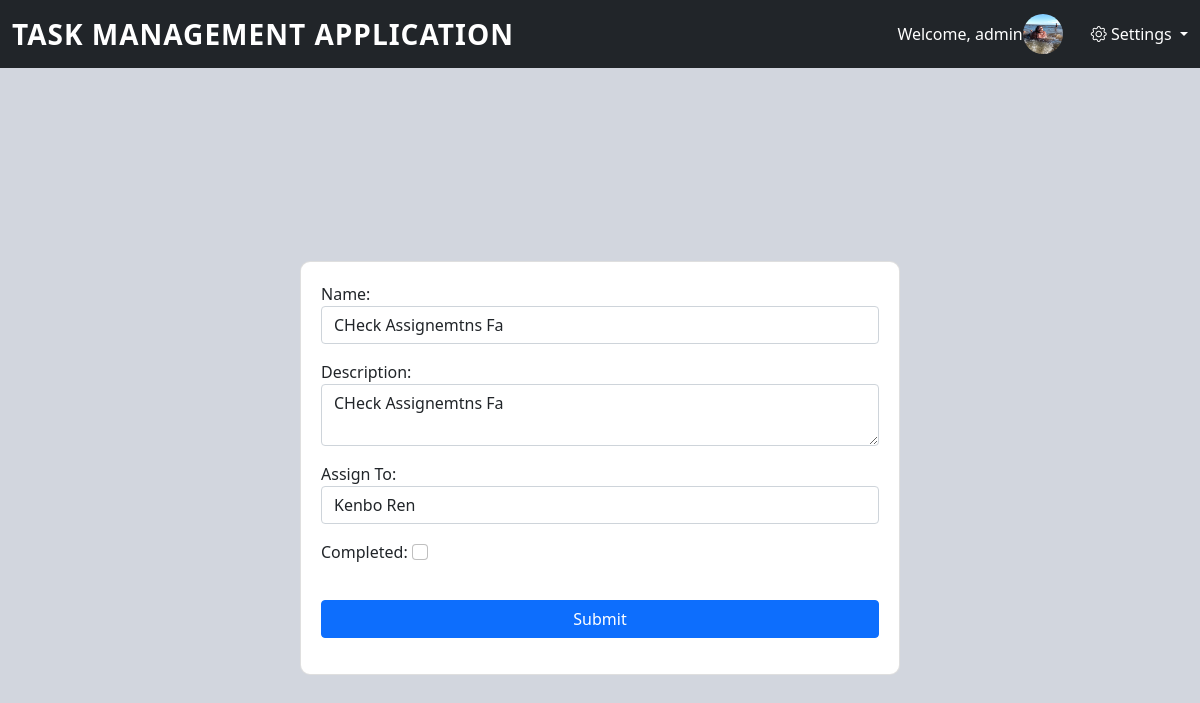
Screenshot of /tasks/update/check-assignemtns-faf4ca0d3a-d3a2-4f0a-b995-ace1c0189fa1/ (signed in) with the database file from the repository.
### accounts/models.py (models this page shows, shortened)
class User(AbstractUser):
    class Meta:
        ordering = ['-updated_at']
    STATUS_CHOICES = [
            ('Pending', 'Pending'),
            ('Approved', 'Approved'),
            ('Rejected', 'Rejected'),
        ]
    email = models.EmailField("user email", blank=True, null=True)
    role = models.ForeignKey("Role", on_delete=models.CASCADE, blank=True, null=True)
    status = models.CharField(max_length=20, choices=STATUS_CHOICES, default='Approved')
    image = models.ImageField(upload_to='accounts/user/', null=True, blank=True)
    slug = models.SlugField("Safe Url", unique=True, blank=True, null=True, max_length=200)
    created_at = models.DateTimeField(auto_now_add=True, null=True, blank=True)
    updated_at = models.DateTimeField(auto_now=True, null=True, blank=True)
    def __str__(self):
        if not (self.first_name and self.last_name):
            return f"{self.username}"
        return f"{self.first_name} {self.last_name}"

### tasks/models.py (models this page shows, shortened)
class Task(models.Model):
    class Meta:
        ordering = ['-updated_at']
    name = models.CharField(max_length=100)
    description = models.CharField(max_length=200)
    assigned_to = models.ForeignKey(User,on_delete=models.CASCADE)
    created_at = models.DateTimeField(auto_now_add=True)
    completed = models.BooleanField(default=False)
    updated_at = models.DateTimeField(auto_now=True)
    slug = models.SlugField("Safe Url", unique=True, blank=True, null=True, max_length=200)

### tasks/views.py (the view, shortened to what this page needs)
# urls.py: path('update/<str:slug>/', update_task.as_view(), name='update'),
class update_task(LoginRequiredMixin, View):
    def get(self, request, slug):
        task = get_object_or_404(Task, slug=slug)
        form = TaskCreationForm(instance=task)
        return render(request, 'update_task.html', {'form':form})

### tasks/forms.py
class TaskCreationForm(forms.ModelForm):
    COMPLETION_CHOICES = [
        (True, 'Completed'),
        (False, 'Not Completed'),
    ]
    class Meta:
        model = Task
        fields = ['name','description','assigned_to', 'completed']
        widgets = {
            'name': forms.TextInput(attrs={'class': 'form-control', 'placeholder':'Enter Task Name','required':'required'}),
            'description': forms.Textarea(attrs={'class': 'form-control','placeholder':'Enter Description','required':'required','rows':'2'}),
            'assigned_to': forms.Select(attrs={'class': 'form-control','placeholder':'Assign a User','required':'required'}),
            'completed': forms.CheckboxInput(attrs={'class': 'form-check-input'})
        }
    def __init__(self, *args, **kwargs):
        super().__init__(*args, **kwargs)
        self.fields['assigned_to'].label = "Assign To"
        te_role = Role.objects.filter(name = 'Task Executor')
        queryset = User.objects.filter(role__in=te_role)
        self.fields['assigned_to'].queryset = queryset

### templates/update_task.html (shortened to what this page needs)
{% extends 'home.html' %}
{% block content %}
<div style="background-color: #d2d6de; min-height: 100vh; display: flex; justify-content: center; align-items: center;">
    <div class="card" style="width: 50%; padding: 20px; border-radius: 10px;">
        <form method="POST">
            <div class="form-group">
                {{ form.as_p }}
            </div>
            <button type="submit" class="btn btn-primary" style="width: 100%; margin-top: 20px;">Submit</button>
        </form>
    </div>
</div>
{% endblock %}

### templates/home.html (shortened to what this page needs)
{% load static %}
<html lang="en">
    <head>
        <link href="https://cdn.jsdelivr.net/npm/bootstrap@5.1.3/dist/css/bootstrap.min.css" rel="stylesheet" />
        <link rel="stylesheet" href="https://cdnjs.cloudflare.com/ajax/libs/font-awesome/6.0.0-beta3/css/all.min.css" />
        <link href="https://cdn.jsdelivr.net/npm/bootstrap-icons/font/bootstrap-icons.css" rel="stylesheet" />
        <link rel="stylesheet" href="https://cdnjs.cloudflare.com/ajax/libs/magnific-popup.js/1.1.0/magnific-popup.min.css" />
        <link rel="stylesheet" href="{% static 'assets/css/main.css' %}" />
        <link href="{% static 'assets/DataTables/datatables.min.css' %}" rel="stylesheet">
    </head>
<body>
    <nav class="navbar navbar-expand-lg navbar-dark bg-dark" id="navbar">
        <div class="container-fluid">
            <div class="d-flex align-items-center">
                <span class="navbar-brand" style="font-size: 28px; font-weight: 800; letter-spacing: 1px;">
                    TASK MANAGEMENT APPLICATION
                </span>
            </div>
            <div class="d-flex align-items-center ml-auto">
                <div class="d-flex align-items-center">
                    <span class="text-white mr-3">Welcome, {{ request.user.username }}  </span>
                    {% if request.user.image %}
                        <img class="avatar-img rounded-circle" src="{{ request.user.image.url }}" alt="User Image" width="40" height="40">
                    {% endif %}
                </div>
                <div class="dropdown ml-3">
                    <a href="#" class="dropdown-toggle text-white" id="settingsDropdown" role="button" data-bs-toggle="dropdown" aria-expanded="false">
                        <i class="bi bi-gear"></i> Settings
                    </a>
                </div>
            </div>
        </div>
    </nav>
    <section class="main-content-area">
        <div class="content" id="content">
            {% block content %}{% endblock %}
        </div>
</section>
</body>
</html>

### static/assets/css/main.css (style rules this page uses)
.main-content-area { grid-row: 2/-1; grid-column: 2/-1; height: calc(100vh - var(--navbar-height)); overflow-y: auto; background-color: #d2d6de; }
body { background-color: #d2d6de !important; }
a { text-decoration: none !important; color: inherit; }
.navbar .dropdown { margin-left: 20px; }

### rows the page displays
User: user.username "admin", user.image (picture)
Task: name "CHeck Assignemtns Fa", description "CHeck Assignemtns Fa", assigned_to "Kenbo Ren"
